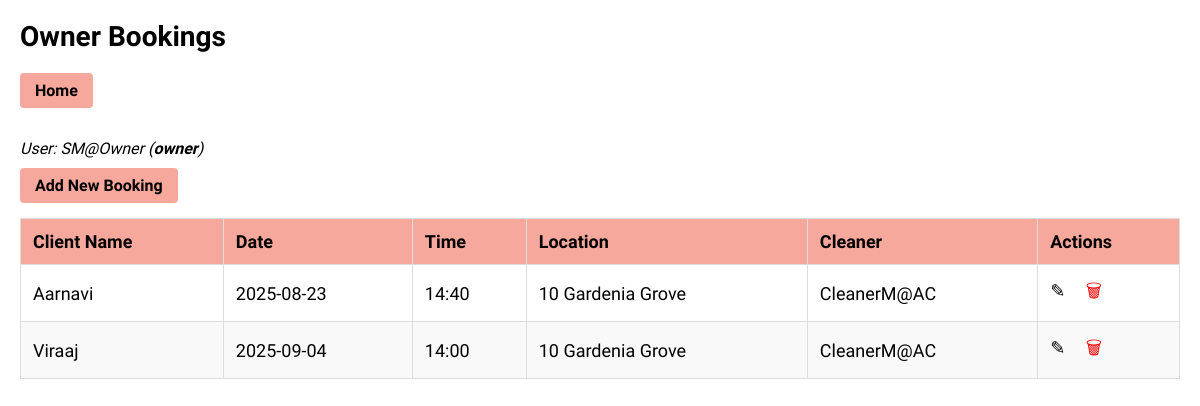
/owner/bookings (signed in), run on an earlier commit of the app's database.
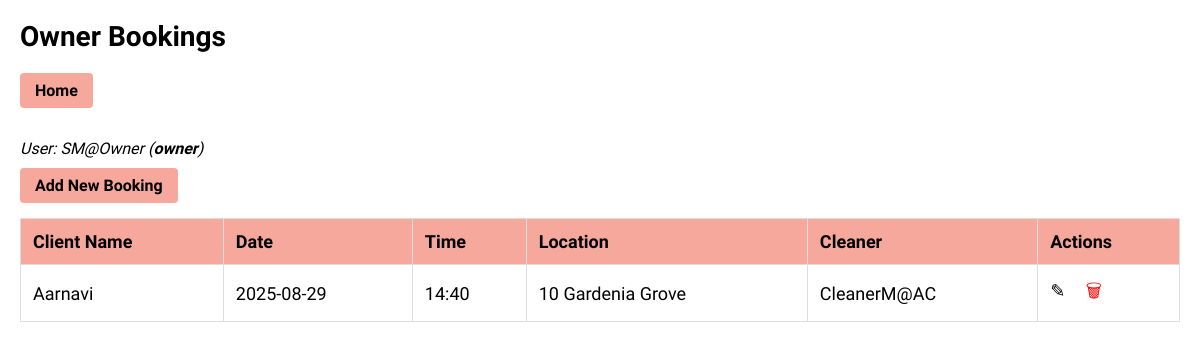
And on a later commit of the database.
### tables this page shows
CREATE TABLE bookings (
                    id INTEGER PRIMARY KEY AUTOINCREMENT,
                    client_name TEXT,
                    date TEXT,
                    time TEXT,
                    location TEXT,
                    cleaner TEXT
                );

### app.py (the view)
@app.route('/owner/bookings')
def owner_bookings():
    if session.get('role') != 'owner':
        return redirect(url_for('home'))
    conn = get_db()
    c = conn.cursor()
    c.execute("SELECT * FROM bookings")
    all_bookings = c.fetchall()
    return render_template('owner_bookings.html', bookings=all_bookings, username=session['username'], role=session['role'])

### app.py (called while the page is built)
def get_db():
    if '_database' not in g:
        g._database = sqlite3.connect(DATABASE, check_same_thread=False)
    return g._database

@app.teardown_appcontext
def close_connection(exception):
    db = g.pop('_database', None)
    if db is not None:
        db.close()

### templates/owner_bookings.html (shortened to what this page needs)
<!DOCTYPE html>
<html lang="en">
<head>
</head>
<body>
    <h1>Owner Bookings</h1>
    <a href="{{ url_for('owner_dashboard') }}" class="dashboard-btn" style="display:inline-block; margin-bottom: 15px; padding: 8px 15px; background-color: #f7a89c; color: black; text-decoration: none; border-radius: 4px; font-weight: bold;">Home</a>
    <p class="username">User: {{ username }} (<span class="role">{{ role }}</span>)</p>
    <a href="{{ url_for('add_booking') }}" class="add-booking-btn">Add New Booking</a>
    <table>
        <thead>
            <tr>
                <th>Client Name</th>
                <th>Date</th>
                <th>Time</th>
                <th>Location</th>
                <th>Cleaner</th>
                <th>Actions</th>
            </tr>
        </thead>
        <tbody>
            {% for booking in bookings %}
            <tr>
                <td>{{ booking[1] }}</td>
                <td>{{ booking[2] }}</td>
                <td>{{ booking[3] }}</td>
                <td>{{ booking[4] }}</td>
                <td>{{ booking[5] }}</td>
                <td>
                    <a href="{{ url_for('edit_booking', booking_id=booking[0]) }}" title="Edit Booking" style="margin-right: 10px;">&#9998;</a>
                    <form action="{{ url_for('delete_booking', booking_id=booking[0]) }}" method="POST" style="display:inline;">
                        <button type="submit" title="Delete Booking" class="delete-btn">&#128465;</button>
                    </form>
                </td>
            </tr>
            {% else %}
            <tr>
                <td colspan="6">No bookings found.</td>
            </tr>
            {% endfor %}
        </tbody>
    </table>
</body>
</html>

### templates/owner_bookings.html (style rules this page uses)
body { font-family: 'Italiana', serif; background-color: white; color: black; margin: 20px; }
h1 { font-size: 28px; margin-bottom: 20px; }
table { width: 100%; border-collapse: collapse; font-size: 18px; }
th, td { border: 1px solid #ddd; padding: 12px; text-align: left; }
th { background-color: #f7a89c; }
.username { margin-bottom: 10px; font-style: italic; }
.role { font-weight: bold; }
a { color: black; text-decoration: none; }
.add-booking-btn { display: inline-block; margin-bottom: 15px; padding: 8px 15px; background-color: #f7a89c; color: black; text-decoration: none; border-radius: 4px; font-weight: bold; }
form { display: inline; }
button.delete-btn { background: none; border: none; color: red; cursor: pointer; font-size: 18px; }

What changed in the data, as far as the page shows it:
removed bookings: client_name "Viraaj", date "2025-09-04", time "14:00", location "10 Gardenia Grove", cleaner "CleanerM@AC"
changed bookings "Aarnavi": date "2025-08-23" → "2025-08-29"
